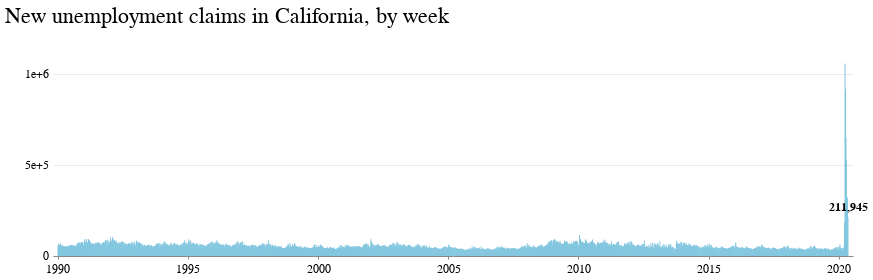

The cell this chart's notebook holds for it:
### Markdown cell above
### New unemployment claims

### Code cell
ca_claims_chart = alt.Chart((rawca.query("date > '01/01/1990'"))).mark_bar(size=1)\
.encode(
    x=alt.X('date:T', title='', axis=alt.Axis(grid=False, tickCount=6, format='%Y')),
    y=alt.Y('initial_claims:Q', title=' ', axis=alt.Axis(gridWidth=.6,\
     gridColor='#dddddd',offset=3,tickSize=0,domainOpacity=0,tickCount=3, format=''))
).properties(width=800, height=200,
     title='New unemployment claims in California, by week'
 )

ca_claims_chart_text = (
    alt.Chart((rawca.query("date == date.max()")))\
    .mark_text(dy=-10, color="#000000", font='Benton Gothic', fontWeight='bolder', fontSize=12)
    .encode(x=alt.X("date:T"), y=alt.Y("initial_claims:Q"), text=alt.Text("initial_claims:Q",format=','))
)

(ca_claims_chart + ca_claims_chart_text).configure_view(strokeOpacity=0)

### Figure 1 — Vega-Lite specification as saved in the notebook (floating-point values rounded to 4 significant figures; data arrays with more than 128 entries replaced by an {"elided": "..."} marker saying what was removed)
{"config": {"view": {"width": 800, "height": 450, "strokeOpacity": 0}, "background": "#ffffff", "title": {"anchor": "start", "font": "Benton Gothic Bold, sans", "fontColor": "#000000", "fontSize": 22, "fontWeight": "normal"}, "arc": {"fill": "#82c6df"}, "area": {"fill": "#82c6df"}, "line": {"stroke": "#82c6df", "strokeWidth": 3}, "path": {"stroke": "#82c6df"}, "rect": {"fill": "#82c6df"}, "shape": {"stroke": "#82c6df"}, "bar": {"fill": "#82c6df"}, "point": {"stroke": "#82c6df"}, "symbol": {"fill": "#82c6df", "size": 30}, "axis": {"titleFont": "Benton Gothic Bold, sans", "titleFontSize": 13, "titleFontWeight": "normal", "labelFont": "Benton Gothic, sans", "labelFontSize": 11.5, "labelFontWeight": "normal"}, "axisX": {"labelAngle": 0, "labelPadding": 4, "tickSize": 3}, "axisY": {"labelBaseline": "middle", "maxExtent": 45, "minExtent": 45, "tickSize": 2, "titleAlign": "left", "titleAngle": 0, "titleX": -45, "titleY": -11}, "legend": {"titleFont": "Benton Gothic Bold, sans", "titleFontSize": 13, "titleFontWeight": "normal", "symbolType": "square", "labelFont": "Benton Gothic, sans", "labelFontSize": 11.5}, "range": {"category": ["#3580b1", "#ec8431", "#ab7fb4", "#c89d29", "#adc839", "#829eb1"], "diverging": ["#e68a4f", "#f4bb6a", "#f9e39c", "#dadfe2", "#a6b7c6", "#849eae"], "heatmap": ["#fbf2c7", "#f9e39c", "#f8d36e", "#f4bb6a", "#e68a4f", "#d15a40", "#ab4232"], "ordinal": ["#fbf2c7", "#f9e39c", "#f8d36e", "#f4bb6a", "#e68a4f", "#d15a40", "#ab4232"], "ramp": ["#fbf2c7", "#f9e39c", "#f8d36e", "#f4bb6a", "#e68a4f", "#d15a40", "#ab4232"]}}, "layer": [{"data": {"name": "data-0f74068cb086094c881257c99486143f"}, "mark": {"type": "bar", "size": 1}, "encoding": {"x": {"type": "temporal", "axis": {"format": "%Y", "grid": false, "tickCount": 6}, "field": "date", "title": ""}, "y": {"type": "quantitative", "axis": {"domainOpacity": 0, "format": "", "gridColor": "#dddddd", "gridWidth": 0.6, "offset": 3, "tickCount": 3, "tickSize": 0}, "field": "initial_claims", "title": " "}}, "height": 200, "title": "New unemployment claims in California, by week", "width": 800}, {"data": {"name": "data-99ffc1709e7f16b9a7da75b36966577e"}, "mark": {"type": "text", "color": "#000000", "dy": -10, "font": "Benton Gothic", "fontSize": 12, "fontWeight": "bolder"}, "encoding": {"text": {"type": "quantitative", "field": "initial_claims", "format": ","}, "x": {"type": "temporal", "field": "date"}, "y": {"type": "quantitative", "field": "initial_claims"}}}], "$schema": "https://vega.github.io/schema/vega-lite/v4.0.2.json", "datasets": {"data-0f74068cb086094c881257c99486143f": {"elided": "1584 records"}, "data-99ffc1709e7f16b9a7da75b36966577e": [{"index": 8929, "state": "CA", "date": "2020-05-09T00:00:00", "week": 18, "week_ending": "5/2/2020", "initial_claims": 211945, "fic": 201, "xic": 174, "wsic": 2929, "wseic": 722, "continued_claims": 2848011, "fcw": 2595, "xcw": 1813, "wscw": 8412, "wsecw": 2193, "ebt": "0", "ebui": "0", "abt": 3019, "abui": 2914, "at": 1317118, "covered_unemployment": 17330010, "rate_insured_unemployment": 7.6, "ar": 2.17, "p": 350.2, "status": "B", "status_change_date": "5/10/2020", "curdate": "5/19/2020", "priorwk_pub": "5/14/2020", "priorwk": "5/12/2020"}]}}
